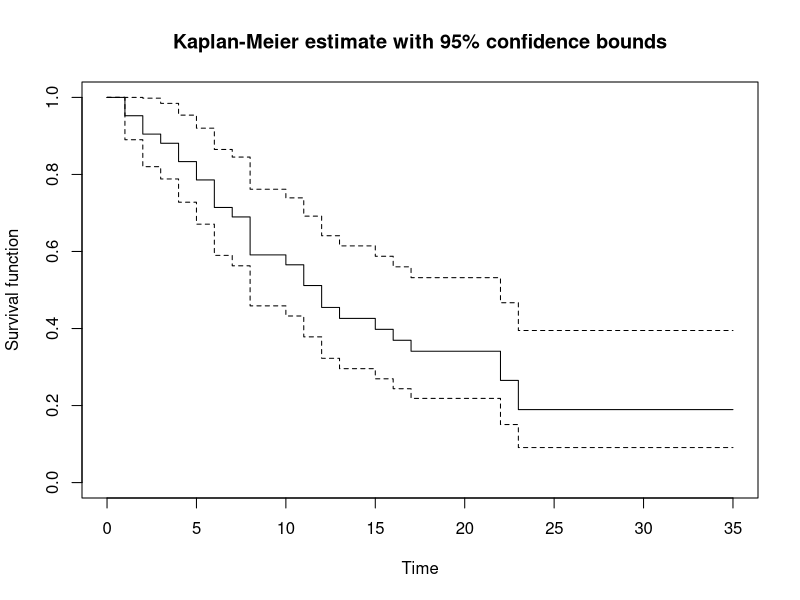

Write the R code that produced this figure. (Note: this script raises an error after producing the figure.)
# Kaplan-Meier estimation and cumulative hazard comparison
# Data: MASS::gehan (6-MP vs. control, leukemia remission times)
# Packages: survival, MASS, survminer
# install.packages(c("MASS", "survminer"))  # run once if not installed

library(survival)
library(MASS)
library(ggplot2)
library(survminer)

data(gehan)

# 1. Survival object and overall Kaplan-Meier estimate
my.surv <- Surv(gehan$time, gehan$cens)
km.fit <- survfit(my.surv ~ 1)
summary(km.fit)
plot(km.fit, main = "Kaplan-Meier estimate with 95% confidence bounds",
     xlab = "Time", ylab = "Survival function")

# 2. Cumulative hazard curve
ggsurvplot(km.fit, data = gehan, fun = "cumhaz")

# 3. Two estimators of the cumulative hazard
# H.hat: -log of the Kaplan-Meier survival estimate
# H.tilde: Nelson-Aalen estimator, cumulative sum of (events / at risk)
H.hat <- -log(km.fit$surv)
H.hat <- c(H.hat, tail(H.hat, 1))   # extend the last step to t = 50
h.step <- km.fit$n.event / km.fit$n.risk
H.tilde <- cumsum(h.step)
H.tilde <- c(H.tilde, tail(H.tilde, 1))
plot(c(km.fit$time, 50), H.hat, type = "s",
     xlab = "Time", ylab = "Cumulative hazard",
     main = "Comparing cumulative hazard estimators",
     ylim = range(c(H.hat, H.tilde)))
points(c(km.fit$time, 50), H.tilde, type = "s", lty = 2)
legend("topleft", legend = c("H.hat (-log KM)", "H.tilde (Nelson-Aalen)"), lty = 1:2)

# 4. Kaplan-Meier curves by treatment group, with log-rank test
fit.2 <- survfit(Surv(time, cens) ~ treat, data = gehan)
summary(fit.2)
ggsurvplot(fit.2, data = gehan, conf.int = TRUE, pval = TRUE, risk.table = TRUE)
